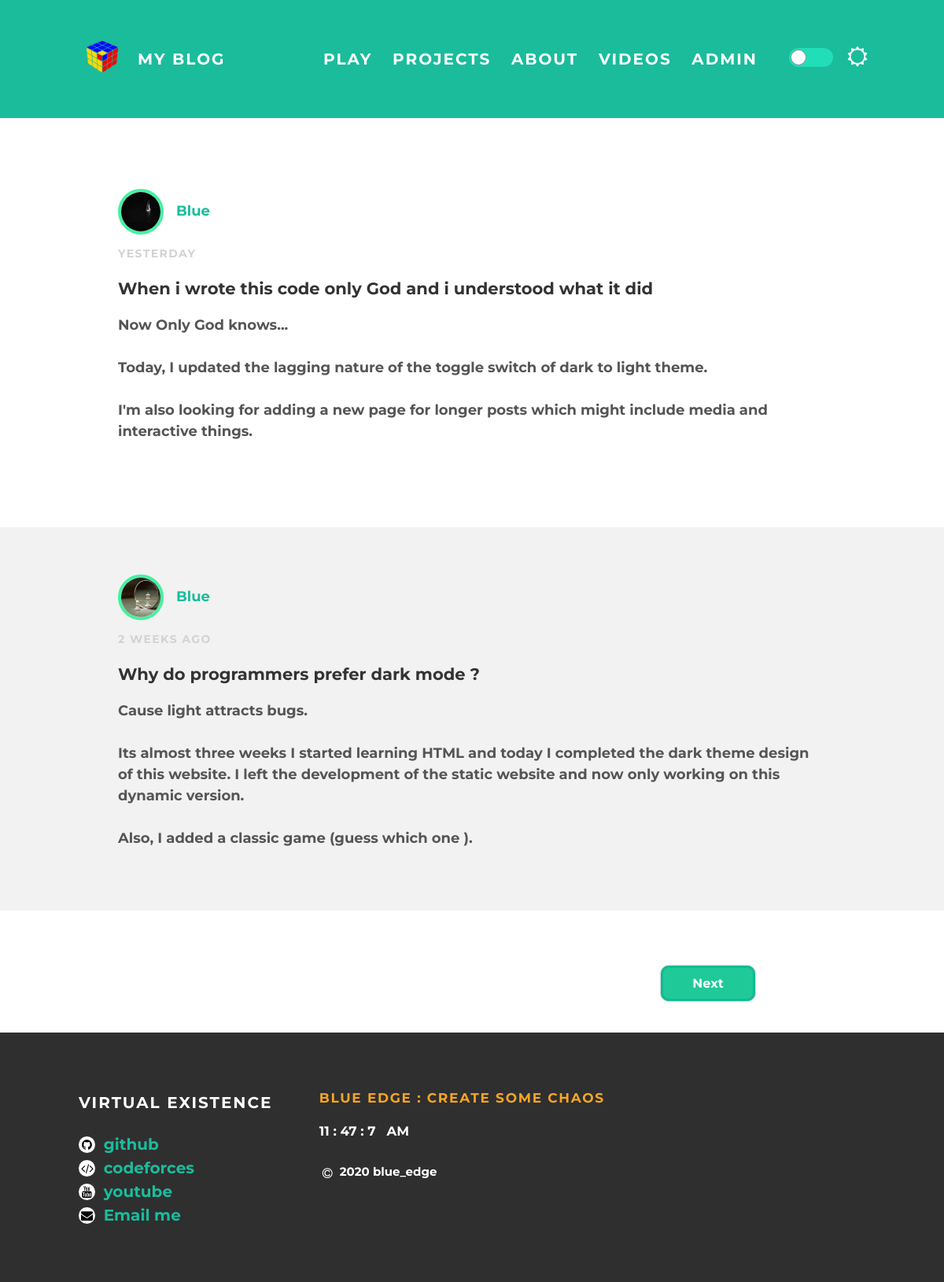
The page / on the database its author committed.
### app.py (models this page shows, shortened)
class Posts(db.Model):
    id = db.Column(db.Integer, unique=True, primary_key=True)
    title = db.Column(db.String(200), nullable=False)
    content = db.Column(db.String(600), nullable=False)
    date = db.Column(db.DateTime, default=datetime.now)
    author = db.Column(db.String(200), default=para['user'])
    image = db.Column(db.String(30), default=giveme())

### app.py (the view)
@app.route('/')
def index():
    posts = Posts.query.order_by(Posts.date.desc()).all()
    tp = para['nofpost']
    last = len(posts) // tp + (len(posts) % tp != 0)
    if last == 1:
        return render_template('index.html', posts=posts, prev="#", next="#")
    page = request.args.get('page')
    try:
        page = int(page)
    except(Exception):
        page = 0
    posts = posts[page * tp:min((page + 1) * tp, len(posts))]
    prev = "?page=" + str(page - 1) if page > 0 else "#"
    next = "?page=" + str(page + 1) if page < last - 1 else "#"
    return render_template('index.html', posts=posts, prev=prev, next=next)

### templates/index.html (shortened to what this page needs)
{%extends "base.html" %}
{%block body%}
    <div id="content">
      {% for post in posts %}
        {% set fname = 'img/post/'+post.image %}
        <div class="post-container">
          <div class="post">
            <div class="post-author">
              <img src="{{ url_for('static',filename=fname)}}"><span>{{post.author}}</span>
            </div>
            <p class="post-date" name="dated" id="{{post.date}}"></p>
            <h3 class="post-title">{{post.title}}</h3>
            <div class="post-content">
              <pre>{{post.content}}</pre>
            </div>
          </div>
        </div>
      {% endfor %}
    </div>
    <div class="buttons">
      <a class="pager" href="{{next}}" name="next" >Next</a>
    </div>
{%endblock%}

### templates/base.html (shortened to what this page needs)
<!DOCTYPE html>
<html lang="en" dir="ltr">
<head>
  <link rel="stylesheet" href="https://cdnjs.cloudflare.com/ajax/libs/font-awesome/4.7.0/css/font-awesome.min.css">
  <link rel="stylesheet" type="text/css" href="{{ url_for('static',filename='css/slider.css')}}">
  <link rel="stylesheet" type="text/css" href="{{ url_for('static',filename='css/styles.css')}}">
</head>
<body  data-theme="light">
  <div id="header">
    <div class="container">
      <a id="header-title" href="/"><img id="logo" src="{{ url_for('static',filename='img/logo.png')}}">My Blog</a>
      <ul id="header-nav" class="menu">
        <li><a href="/play">Play</a></li>
        <li><a href="/projects">Projects</a></li>
        <li><a href="/about">About</a></li>
        <li><a href="/video">Videos</a></li>
        <li><a href="/admin">Admin</a>
        <i class="fa fa-sun-o" id="theme" aria-hidden="true"></i>
        <div class="on-off-toggle">
          <label for="bopis" class="on-off-toggle__slider"></label>
        </div>
      </ul>
    </div>
  </div>
  {%block body%}{%endblock%}
<div id="footer">
  <div class="container">
    <div class="column">
      <h4>Virtual existence</h4>
      <p>
        <a href="https://github.com/blueedgetechno" target="_blank" class="fa fa-github"></a>
        <a href="https://github.com/blueedgetechno" target="_blank">github</a><br>
        <a href="https://codeforces.com/profile/blue_edge" target="_blank" class="fa fa-code"></a>
        <a href="https://codeforces.com/profile/blue_edge" target="_blank">codeforces</a><br>
        <a href="https://www.youtube.com/channel/UCozhS3MxzCGrPTffh0mqArw" target="_blank" class="fa fa-youtube"></a>
        <a href="https://www.youtube.com/channel/UCozhS3MxzCGrPTffh0mqArw" target="_blank">youtube</a><br>
        <a href="mailto:blueedgetechno@gmail.com" target="_blank" class="fa fa-envelope"></a>
        <a href="mailto:blueedgetechno@gmail.com">Email me</a><br>
      </p>
    </div>
    <div class="column">
      <h4 style="font-size:17px;color:#f6a623;">Blue Edge : Create some chaos</h4>
      <h5 id="time" style="color:white;margin-top:0px"></h5>
      <a href="#" style="float:left" class="fa fa-copyright"></a>
      <a href="#">2020 blue_edge </a>
    </div>
  </div>
</div>
</body>
</html>

### static/css/slider.css (style rules this page uses)
#theme { background-color: inherit; color: white; padding: 3px; font-size: 26px; width: 15px; text-align: center; text-decoration: none; float: right; margin-top: 56px; margin-left: 15px; vertical-align: top; }
.on-off-toggle { width: 56px; height: 24px; position: relative; display: inline-block; float: right; margin-top: 61px; margin-left: 40px; }
.on-off-toggle__slider { width: 56px; height: 24px; display: block; border-radius: 34px; background-color: #21deb9; transition: 0.4s ease; }
.on-off-toggle__slider:before { content: ''; display: block; background-color: #fff; box-shadow: 0 0 0 1px #949494; bottom: 3px; height: 18px; left: 3px; position: absolute; transition: .4s; width: 18px; z-index: 5; border-radius: 100%; }
.on-off-toggle__slider:after { display: block; line-height: 24px; text-transform: uppercase; font-size: 12px; font-weight: bold; color: #484848; padding-left: 26px; transition: all 0.4s; }

### static/css/styles.css (style rules this page uses)
.fa { background: white; color: black; padding: 3px; font-size: 15px; width: 15px; text-align: center; text-decoration: none; border-radius: 50%; margin-right: 5px; margin-top: 5px; vertical-align: top; }
a[href="#"] { background: #2f2f2f; color: white; font-size: 15px; }
body[data-theme="light"] { background-color: white; color: #555; margin: 0; font-family: 'Montserrat', sans-serif; }
body[data-theme="light"] #header { background-color: #1abc9c; height: 150px; line-height: 150px; }
body[data-theme="light"] #header a { color: white; text-decoration: none; text-transform: uppercase; letter-spacing: 0.1em; }
.container { max-width: 1000px; margin: 0 auto; font-size: 20px; font-weight: bold; }
#header-title { display: block; float: left; }
#header-nav { display: block; float: right; margin-top: 0; }
#header-nav li { display: inline; padding-left: 20px; }
body[data-theme="light"] #logo { width: 40px; height: 40px; padding: 10px; margin-top: 42px; margin-right: 15px; float: left; background-color: #1abc9c; border-radius: 20%; transition: 0.5s; }
.post { max-width: 900px; margin-top: 30px; margin-bottom: 30px; margin-left: auto; margin-right: auto; padding: 60px; border-radius: 15px; transition: 0.5s; }
body[data-theme="light"] pre { font-family: 'Montserrat', sans-serif; white-space: pre-wrap; word-wrap: break-word; line-height: 1.5; margin-block-start: 1em; margin-block-end: 1em; font-size: 18px; font-weight: bold; color: #555; }
body[data-theme="light"] .post-author img { width: 50px; height: 50px; vertical-align: middle; border-radius: 50%; border: 4px solid #46f1a2; }
.post-container { margin: 0 auto; font-size: 18px; font-weight: bold; }
body[data-theme="light"] .post-container:nth-child(even) { background-color: #f2f2f2; }
.post-author span { color: #1abc9c; margin-left: 16px; }
.post-date { color: #D2D2D2; font-size: 14px; font-weight: bold; text-transform: uppercase; letter-spacing: 0.1em; }
body[data-theme="light"] h3 { color: #333; }
body[data-theme="light"] h4 { color: #333; }
p { line-height: 1.5; }
#footer { background-color: #2f2f2f; padding: 50px 0; }
#footer h4 { color: white; text-transform: uppercase; letter-spacing: 0.1em; }
#footer p { color: white; }
.column { min-width: 300px; display: inline-block; vertical-align: top; }
a { color: #1abc9c; text-decoration: none; }
body[data-theme="light"] .pager { width: 10%; color: white; margin: 40px; background-color: #20c998; border: none; font-weight: bold; font-size: 16px; padding: 10px; cursor: pointer; box-sizing: border-box; border: 3px solid #0fbc92; border-radius: 10px; box-shadow: 0px 0px 2px #888888; transition: 0.5s; }
.pager, select { outline: none; }
.buttons { text-align: center; vertical-align: middle; display: flex; align-content: space-between; justify-content: space-around; }

### rows shown on the page
Posts: shows a picture, author "Blue", title "When i wrote this code only God and i understood what it did", content "Now Only God knows... Today, I updated the lagging nature of the toggle switch of dark to light theme. I'm also looking for adding a new page for longer posts which might include media and interactive things."
Posts: shows a picture, author "Blue", title "Why do programmers prefer dark mode ?", content "Cause light attracts bugs. Its almost three weeks I started learning HTML and today I completed the dark theme design of this website. I left the development of the static website and now only working on this dynamic version. Also, I added a classic game (guess which one )."
